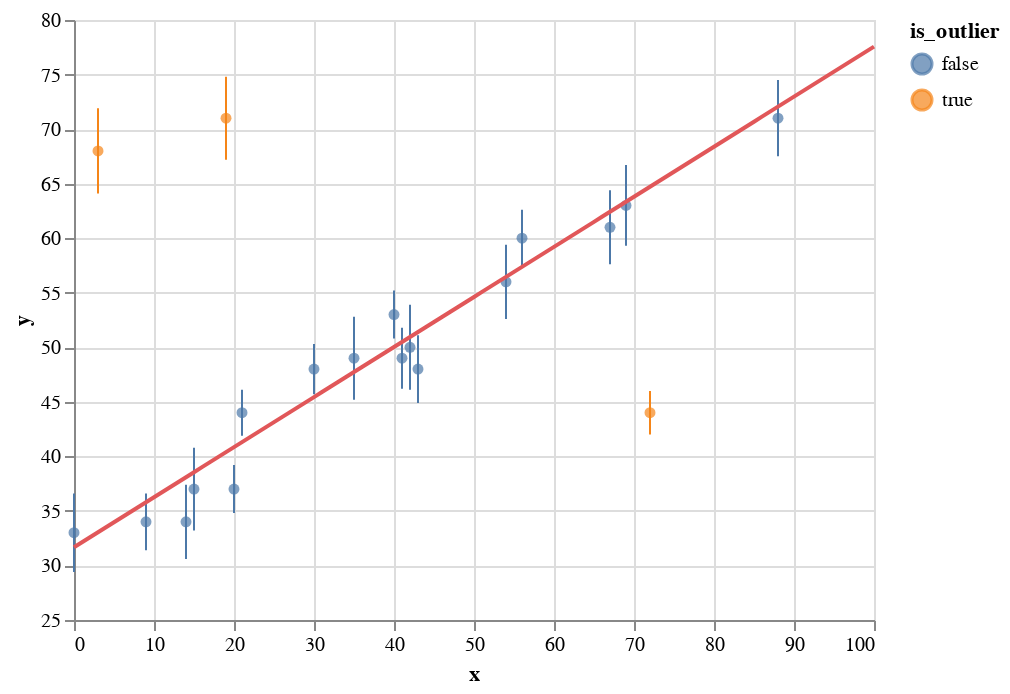

Notebook cell for this chart:
### Code cell
error_bars = (
    altair.Chart()
    .mark_errorbar()
    .encode(
        altair.X("x"), altair.Y("y"), altair.YError("err"), altair.Color("is_outlier")
    )
)
points = (
    altair.Chart()
    .mark_circle()
    .encode(
        altair.X("x"),
        altair.Y("y", scale=altair.Scale(zero=False)),
        altair.Color("is_outlier"),
    )
)
altair.layer(points, error_bars, data=df_obs.assign(is_outlier=prob_outlier > 0.5),) + (
    altair.Chart(
        pd.DataFrame({"x": np.linspace(0, 100, 101)}).assign(
            y=lambda df: df_summary.loc["beta_0", "avg"]
            + df_summary.loc["beta_1", "avg"] * df["x"]
        )
    )
    .mark_line(color=RED)
    .encode(altair.X("x"), altair.Y("y"))
)

### Figure 1 — Vega-Lite specification as saved in the notebook (floating-point values rounded to 4 significant figures)
{"config": {"view": {"continuousWidth": 400, "continuousHeight": 300}}, "layer": [{"mark": "circle", "encoding": {"color": {"field": "is_outlier", "type": "nominal"}, "x": {"field": "x", "type": "quantitative"}, "y": {"field": "y", "scale": {"zero": false}, "type": "quantitative"}}}, {"mark": "errorbar", "encoding": {"color": {"field": "is_outlier", "type": "nominal"}, "x": {"field": "x", "type": "quantitative"}, "y": {"field": "y", "type": "quantitative"}, "yError": {"field": "err"}}}, {"data": {"name": "data-3e5c18908c18a4c8a682ebfa28ef29bb"}, "mark": {"type": "line", "color": "#e15759"}, "encoding": {"x": {"field": "x", "type": "quantitative"}, "y": {"field": "y", "type": "quantitative"}}}], "data": {"name": "data-83105f819ff365be090485204d58d24e"}, "$schema": "https://vega.github.io/schema/vega-lite/v4.17.0.json", "datasets": {"data-83105f819ff365be090485204d58d24e": [{"x": 0.0, "y": 33.0, "err": 3.6, "is_outlier": false}, {"x": 3.0, "y": 68.0, "err": 3.9, "is_outlier": true}, {"x": 9.0, "y": 34.0, "err": 2.6, "is_outlier": false}, {"x": 14.0, "y": 34.0, "err": 3.4, "is_outlier": false}, {"x": 15.0, "y": 37.0, "err": 3.8, "is_outlier": false}, {"x": 19.0, "y": 71.0, "err": 3.8, "is_outlier": true}, {"x": 20.0, "y": 37.0, "err": 2.2, "is_outlier": false}, {"x": 21.0, "y": 44.0, "err": 2.1, "is_outlier": false}, {"x": 30.0, "y": 48.0, "err": 2.3, "is_outlier": false}, {"x": 35.0, "y": 49.0, "err": 3.8, "is_outlier": false}, {"x": 40.0, "y": 53.0, "err": 2.2, "is_outlier": false}, {"x": 41.0, "y": 49.0, "err": 2.8, "is_outlier": false}, {"x": 42.0, "y": 50.0, "err": 3.9, "is_outlier": false}, {"x": 43.0, "y": 48.0, "err": 3.1, "is_outlier": false}, {"x": 54.0, "y": 56.0, "err": 3.4, "is_outlier": false}, {"x": 56.0, "y": 60.0, "err": 2.6, "is_outlier": false}, {"x": 67.0, "y": 61.0, "err": 3.4, "is_outlier": false}, {"x": 69.0, "y": 63.0, "err": 3.7, "is_outlier": false}, {"x": 72.0, "y": 44.0, "err": 2.0, "is_outlier": true}, {"x": 88.0, "y": 71.0, "err": 3.5, "is_outlier": false}], "data-3e5c18908c18a4c8a682ebfa28ef29bb": [{"x": 0.0, "y": 31.66}, {"x": 1.0, "y": 32.12}, {"x": 2.0, "y": 32.58}, {"x": 3.0, "y": 33.04}, {"x": 4.0, "y": 33.5}, {"x": 5.0, "y": 33.96}, {"x": 6.0, "y": 34.42}, {"x": 7.0, "y": 34.88}, {"x": 8.0, "y": 35.34}, {"x": 9.0, "y": 35.8}, {"x": 10.0, "y": 36.25}, {"x": 11.0, "y": 36.71}, {"x": 12.0, "y": 37.17}, {"x": 13.0, "y": 37.63}, {"x": 14.0, "y": 38.09}, {"x": 15.0, "y": 38.55}, {"x": 16.0, "y": 39.01}, {"x": 17.0, "y": 39.47}, {"x": 18.0, "y": 39.93}, {"x": 19.0, "y": 40.39}, {"x": 20.0, "y": 40.84}, {"x": 21.0, "y": 41.3}, {"x": 22.0, "y": 41.76}, {"x": 23.0, "y": 42.22}, {"x": 24.0, "y": 42.68}, {"x": 25.0, "y": 43.14}, {"x": 26.0, "y": 43.6}, {"x": 27.0, "y": 44.06}, {"x": 28.0, "y": 44.52}, {"x": 29.0, "y": 44.98}, {"x": 30.0, "y": 45.43}, {"x": 31.0, "y": 45.89}, {"x": 32.0, "y": 46.35}, {"x": 33.0, "y": 46.81}, {"x": 34.0, "y": 47.27}, {"x": 35.0, "y": 47.73}, {"x": 36.0, "y": 48.19}, {"x": 37.0, "y": 48.65}, {"x": 38.0, "y": 49.11}, {"x": 39.0, "y": 49.57}, {"x": 40.0, "y": 50.02}, {"x": 41.0, "y": 50.48}, {"x": 42.0, "y": 50.94}, {"x": 43.0, "y": 51.4}, {"x": 44.0, "y": 51.86}, {"x": 45.0, "y": 52.32}, {"x": 46.0, "y": 52.78}, {"x": 47.0, "y": 53.24}, {"x": 48.0, "y": 53.7}, {"x": 49.0, "y": 54.16}, {"x": 50.0, "y": 54.61}, {"x": 51.0, "y": 55.07}, {"x": 52.0, "y": 55.53}, {"x": 53.0, "y": 55.99}, {"x": 54.0, "y": 56.45}, {"x": 55.0, "y": 56.91}, {"x": 56.0, "y": 57.37}, {"x": 57.0, "y": 57.83}, {"x": 58.0, "y": 58.29}, {"x": 59.0, "y": 58.75}, {"x": 60.0, "y": 59.2}, {"x": 61.0, "y": 59.66}, {"x": 62.0, "y": 60.12}, {"x": 63.0, "y": 60.58}, {"x": 64.0, "y": 61.04}, {"x": 65.0, "y": 61.5}, {"x": 66.0, "y": 61.96}, {"x": 67.0, "y": 62.42}, {"x": 68.0, "y": 62.88}, {"x": 69.0, "y": 63.34}, {"x": 70.0, "y": 63.79}, {"x": 71.0, "y": 64.25}, {"x": 72.0, "y": 64.71}, {"x": 73.0, "y": 65.17}, {"x": 74.0, "y": 65.63}, {"x": 75.0, "y": 66.09}, {"x": 76.0, "y": 66.55}, {"x": 77.0, "y": 67.01}, {"x": 78.0, "y": 67.47}, {"x": 79.0, "y": 67.93}, {"x": 80.0, "y": 68.38}, {"x": 81.0, "y": 68.84}, {"x": 82.0, "y": 69.3}, {"x": 83.0, "y": 69.76}, {"x": 84.0, "y": 70.22}, {"x": 85.0, "y": 70.68}, {"x": 86.0, "y": 71.14}, {"x": 87.0, "y": 71.6}, {"x": 88.0, "y": 72.06}, {"x": 89.0, "y": 72.52}, {"x": 90.0, "y": 72.97}, {"x": 91.0, "y": 73.43}, {"x": 92.0, "y": 73.89}, {"x": 93.0, "y": 74.35}, {"x": 94.0, "y": 74.81}, {"x": 95.0, "y": 75.27}, {"x": 96.0, "y": 75.73}, {"x": 97.0, "y": 76.19}, {"x": 98.0, "y": 76.65}, {"x": 99.0, "y": 77.1}, {"x": 100.0, "y": 77.56}]}}
